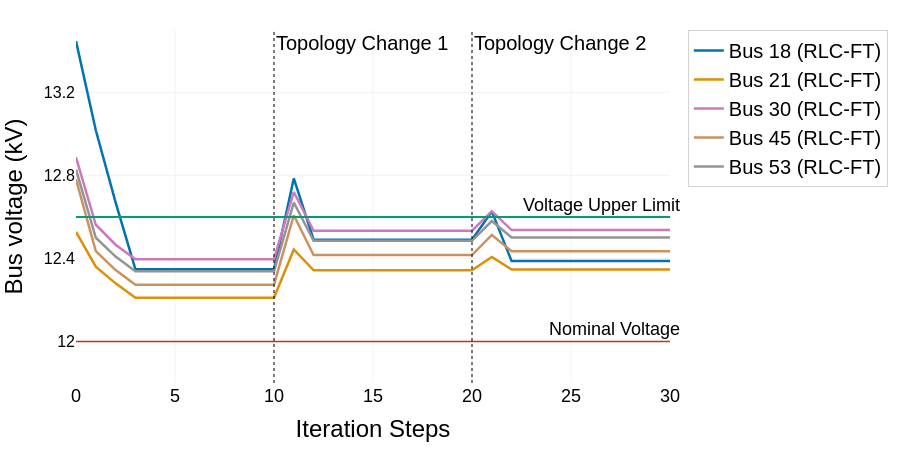

The notebook cell this image was saved under:
### Code cell
def plot_voltage_trajectory(voltage_RL, scenario, topology_change_steps=None):
    """
    Create a professional voltage trajectory plot with topology change indicators.
    """
    import plotly.graph_objects as go
    
    # Select bus indices to display
    bus_indices = [0, 1, 2, 3, 4]
    bus_names = ['Bus 18', 'Bus 21', 'Bus 30', 'Bus 45', 'Bus 53']
    
    # Initialize figure
    fig = go.Figure()
    
    # Colorblind-friendly palette
    #colors = ['#1f77b4', '#ff7f0e', '#2ca02c', '#d62728', '#9467bd']
    colors = ['#0173B2', '#DE8F05', '#CC78BC', '#CA9161', '#949494']
    #colors = ['#0173B2', '#F0E442', '#009E73', '#E69F00', '#999999']
    #colors = ['#1B4F72', '#E67E22', '#6C3483', '#922B21', '#515A5A']
    limit_color = '#029E73'
    nominal_line = '#CC3311'
    
    # Add voltage trajectories
    steps = list(range(voltage_RL.shape[0]))
    for i, idx in enumerate(bus_indices):
        fig.add_trace(go.Scatter(
            x=steps, 
            y=(12*voltage_RL[:, idx]).tolist(),
            mode='lines',
            name=f'{bus_names[i]} (RLC-FT)',
            line=dict(color=colors[i], width=2.5)
        ))
    
    # Add safety limits based on scenario
    if scenario == 0:  # Undervoltage scenario
        y_range = [10, 12.6]
        fig.add_hline(
            y=11.4, 
            line=dict(color=limit_color, dash='dash', width=2),
            annotation=dict(
                text='Voltage Lower Limit',
                xref='paper', yref='y',
                x=1.02, y=11.4,
                showarrow=False,
                font=dict(size=18)
            )
        )
    elif scenario == 1:  # Overvoltage scenario
        y_range = [11.8, 13.5]
        fig.add_hline(
            y=12.6, 
            line=dict(color=limit_color, width=2),
            annotation=dict(
                text='Voltage Upper Limit',
                xref='paper', yref='y',
                x=1.02, y=12.6,
                showarrow=False,
                font=dict(size=18)
            )
        )
    else:  # Both limits scenario
        y_range = [10.8, 13.2]
        fig.add_hline(
            y=12.6, 
            line=dict(color=limit_color, dash='dash', width=2),
            annotation=dict(
                text='Voltage Upper Limit',
                xref='paper', yref='y',
                x=1.02, y=12.6,
                showarrow=False,
                font=dict(size=24)
            )
        )
        fig.add_hline(
            y=11.4, 
            line=dict(color=limit_color, dash='dash', width=2),
            annotation=dict(
                text='Voltage Lower Limit',
                xref='paper', yref='y',
                x=1.02, y=11.4,
                showarrow=False,
                font=dict(size=24)
            )
        )
    
    # Add target voltage line (properly labeled on the right side)
    fig.add_hline(
        y=12.0, 
        line=dict(color=nominal_line, width=1.5),
        annotation=dict(
            text='Nominal Voltage',
            xref='paper', yref='y',
            x=1.02, y=12.0,
            showarrow=False,
            font=dict(size=18)
        )
    )
    
    # Handle multiple topology change points
    if topology_change_steps is not None:
        if isinstance(topology_change_steps, (int, float)):
            topology_change_steps = [topology_change_steps]  # Convert single value to list
            
        for i, step in enumerate(topology_change_steps):
            fig.add_vline(
                x=step,
                line=dict(color='rgba(0,0,0,0.5)', dash='dot', width=2),
                annotation=dict(
                    text=f'Topology Change {i+1}' if len(topology_change_steps) > 1 else 'Topology Change',
                    xref='x', yref='paper',
                    x=step, y=1.0,
                    showarrow=False,
                    font=dict(size=20)
                )
            )
    
    # Update layout with professional styling
    fig.update_layout(
        font=dict(family='Arial', size=16, color='black'),
        width=NATURE_CONFIG['width']/2,
        height=NATURE_CONFIG['height']/2,
        margin=dict(l=60, r=100, t=30, b=60),
        xaxis_title='Iteration Steps',
        yaxis_title='Bus voltage (kV)',
        plot_bgcolor='white',
        paper_bgcolor='white',
        xaxis=dict(
            range=[0, 30],  # Shortened range as requested
            showgrid=True,
            gridwidth=0.5,
            gridcolor='#E5E5E5',
            zeroline=False,
            tickfont=dict(size=NATURE_CONFIG['font_axis']-6),
            title_font=dict(size=NATURE_CONFIG['font_axis_title']-4),
        ),
        yaxis=dict(
            range=y_range,
            showgrid=True,
            gridwidth=0.5,
            gridcolor='#E5E5E5',
            zeroline=False,
            tickfont=dict(size=NATURE_CONFIG['font_axis']-8),
            title_font=dict(size=NATURE_CONFIG['font_axis_title']-4),
            dtick=0.4,  # Set y-axis ticks to every 0.5
        ),
        legend=dict(
            x=1.03,
            y=1,
            xanchor='left',
            yanchor='top',
            bgcolor='rgba(255,255,255,0.8)',
            bordercolor='lightgray',
            borderwidth=1,
            font=dict(size=NATURE_CONFIG['font_legend']-8),
        ),
    )
    
    # Export high-resolution images
    import plotly.io as pio
    pio.kaleido.scope.mathjax = None
    output_path = os.path.join(Config.data_path, 'images', '56bus', 'voltage_plot.svg')
    fig.write_image(output_path, scale=2)
    fig.write_image(os.path.join(Config.data_path, 'images', '56bus', 'voltage_plot.png'), scale=2)
    fig.show()
    
    return fig

# Example usage:
state, topology, scenario = env.reset(seed=env_seed)
fig = plot_voltage_trajectory(voltage_RL, scenario=1, topology_change_steps=[10, 20])

### Figure 1 — Plotly figure (JSON) as saved in the notebook; plotly's stock layout.template omitted (floating-point values rounded to 4 significant figures)
{"data": [{"line": {"color": "#0173B2", "width": 2.5}, "mode": "lines", "name": "Bus 18 (RLC-FT)", "type": "scatter", "x": [0, 1, 2, 3, 4, 5, 6, 7, 8, 9, 10, 11, 12, 13, 14, 15, 16, 17, 18, 19, 20, 21, 22, 23, 24, 25, 26, 27, 28, 29, 30, 31, 32, 33, 34, 35, 36, 37, 38, 39, 40, 41, 42, 43, 44, 45, 46, 47, 48, 49], "y": [13.45, 13.02, 12.67, 12.35, 12.35, 12.35, 12.35, 12.35, 12.35, 12.35, 12.35, 12.79, 12.49, 12.49, 12.49, 12.49, 12.49, 12.49, 12.49, 12.49, 12.49, 12.63, 12.39, 12.39, 12.39, 12.39, 12.39, 12.39, 12.39, 12.39, 12.39, 12.39, 12.39, 12.39, 12.39, 12.39, 12.39, 12.39, 12.39, 12.39, 12.39, 12.39, 12.39, 12.39, 12.39, 12.39, 12.39, 12.39, 12.39, 12.39]}, {"line": {"color": "#DE8F05", "width": 2.5}, "mode": "lines", "name": "Bus 21 (RLC-FT)", "type": "scatter", "x": [0, 1, 2, 3, 4, 5, 6, 7, 8, 9, 10, 11, 12, 13, 14, 15, 16, 17, 18, 19, 20, 21, 22, 23, 24, 25, 26, 27, 28, 29, 30, 31, 32, 33, 34, 35, 36, 37, 38, 39, 40, 41, 42, 43, 44, 45, 46, 47, 48, 49], "y": [12.53, 12.36, 12.28, 12.21, 12.21, 12.21, 12.21, 12.21, 12.21, 12.21, 12.21, 12.44, 12.34, 12.34, 12.34, 12.34, 12.34, 12.34, 12.34, 12.34, 12.34, 12.41, 12.35, 12.35, 12.35, 12.35, 12.35, 12.35, 12.35, 12.35, 12.35, 12.35, 12.35, 12.35, 12.35, 12.35, 12.35, 12.35, 12.35, 12.35, 12.35, 12.35, 12.35, 12.35, 12.35, 12.35, 12.35, 12.35, 12.35, 12.35]}, {"line": {"color": "#CC78BC", "width": 2.5}, "mode": "lines", "name": "Bus 30 (RLC-FT)", "type": "scatter", "x": [0, 1, 2, 3, 4, 5, 6, 7, 8, 9, 10, 11, 12, 13, 14, 15, 16, 17, 18, 19, 20, 21, 22, 23, 24, 25, 26, 27, 28, 29, 30, 31, 32, 33, 34, 35, 36, 37, 38, 39, 40, 41, 42, 43, 44, 45, 46, 47, 48, 49], "y": [12.89, 12.56, 12.47, 12.4, 12.4, 12.4, 12.4, 12.4, 12.4, 12.4, 12.4, 12.72, 12.53, 12.53, 12.53, 12.53, 12.53, 12.53, 12.53, 12.53, 12.53, 12.63, 12.54, 12.54, 12.54, 12.54, 12.54, 12.54, 12.54, 12.54, 12.54, 12.54, 12.54, 12.54, 12.54, 12.54, 12.54, 12.54, 12.54, 12.54, 12.54, 12.54, 12.54, 12.54, 12.54, 12.54, 12.54, 12.54, 12.54, 12.54]}, {"line": {"color": "#CA9161", "width": 2.5}, "mode": "lines", "name": "Bus 45 (RLC-FT)", "type": "scatter", "x": [0, 1, 2, 3, 4, 5, 6, 7, 8, 9, 10, 11, 12, 13, 14, 15, 16, 17, 18, 19, 20, 21, 22, 23, 24, 25, 26, 27, 28, 29, 30, 31, 32, 33, 34, 35, 36, 37, 38, 39, 40, 41, 42, 43, 44, 45, 46, 47, 48, 49], "y": [12.78, 12.43, 12.34, 12.27, 12.27, 12.27, 12.27, 12.27, 12.27, 12.27, 12.27, 12.61, 12.42, 12.42, 12.42, 12.42, 12.42, 12.42, 12.42, 12.42, 12.42, 12.51, 12.43, 12.43, 12.43, 12.43, 12.43, 12.43, 12.43, 12.43, 12.43, 12.43, 12.43, 12.43, 12.43, 12.43, 12.43, 12.43, 12.43, 12.43, 12.43, 12.43, 12.43, 12.43, 12.43, 12.43, 12.43, 12.43, 12.43, 12.43]}, {"line": {"color": "#949494", "width": 2.5}, "mode": "lines", "name": "Bus 53 (RLC-FT)", "type": "scatter", "x": [0, 1, 2, 3, 4, 5, 6, 7, 8, 9, 10, 11, 12, 13, 14, 15, 16, 17, 18, 19, 20, 21, 22, 23, 24, 25, 26, 27, 28, 29, 30, 31, 32, 33, 34, 35, 36, 37, 38, 39, 40, 41, 42, 43, 44, 45, 46, 47, 48, 49], "y": [12.83, 12.5, 12.41, 12.34, 12.34, 12.34, 12.34, 12.34, 12.34, 12.34, 12.34, 12.67, 12.48, 12.48, 12.48, 12.48, 12.48, 12.48, 12.48, 12.48, 12.48, 12.58, 12.5, 12.5, 12.5, 12.5, 12.5, 12.5, 12.5, 12.5, 12.5, 12.5, 12.5, 12.5, 12.5, 12.5, 12.5, 12.5, 12.5, 12.5, 12.5, 12.5, 12.5, 12.5, 12.5, 12.5, 12.5, 12.5, 12.5, 12.5]}], "layout": {"annotations": [{"font": {"size": 18}, "showarrow": false, "text": "Voltage Upper Limit", "x": 1.02, "xanchor": "right", "xref": "x domain", "y": 12.6, "yanchor": "bottom", "yref": "y"}, {"font": {"size": 18}, "showarrow": false, "text": "Nominal Voltage", "x": 1.02, "xanchor": "right", "xref": "x domain", "y": 12, "yanchor": "bottom", "yref": "y"}, {"font": {"size": 20}, "showarrow": false, "text": "Topology Change 1", "x": 10, "xanchor": "left", "xref": "x", "y": 1, "yanchor": "top", "yref": "y domain"}, {"font": {"size": 20}, "showarrow": false, "text": "Topology Change 2", "x": 20, "xanchor": "left", "xref": "x", "y": 1, "yanchor": "top", "yref": "y domain"}], "font": {"color": "black", "family": "Arial", "size": 16}, "height": 450, "legend": {"bgcolor": "rgba(255,255,255,0.8)", "bordercolor": "lightgray", "borderwidth": 1, "font": {"size": 20}, "x": 1.03, "xanchor": "left", "y": 1, "yanchor": "top"}, "margin": {"b": 60, "l": 60, "r": 100, "t": 30}, "paper_bgcolor": "white", "plot_bgcolor": "white", "shapes": [{"line": {"color": "#029E73", "width": 2}, "type": "line", "x0": 0, "x1": 1, "xref": "x domain", "y0": 12.6, "y1": 12.6, "yref": "y"}, {"line": {"color": "#CC3311", "width": 1.5}, "type": "line", "x0": 0, "x1": 1, "xref": "x domain", "y0": 12, "y1": 12, "yref": "y"}, {"line": {"color": "rgba(0,0,0,0.5)", "dash": "dot", "width": 2}, "type": "line", "x0": 10, "x1": 10, "xref": "x", "y0": 0, "y1": 1, "yref": "y domain"}, {"line": {"color": "rgba(0,0,0,0.5)", "dash": "dot", "width": 2}, "type": "line", "x0": 20, "x1": 20, "xref": "x", "y0": 0, "y1": 1, "yref": "y domain"}], "width": 900, "xaxis": {"gridcolor": "#E5E5E5", "gridwidth": 0.5, "range": [0, 30], "showgrid": true, "tickfont": {"size": 18}, "title": {"font": {"size": 24}, "text": "Iteration Steps"}, "zeroline": false}, "yaxis": {"dtick": 0.4, "gridcolor": "#E5E5E5", "gridwidth": 0.5, "range": [11.8, 13.5], "showgrid": true, "tickfont": {"size": 16}, "title": {"font": {"size": 24}, "text": "Bus voltage (kV)"}, "zeroline": false}}}
